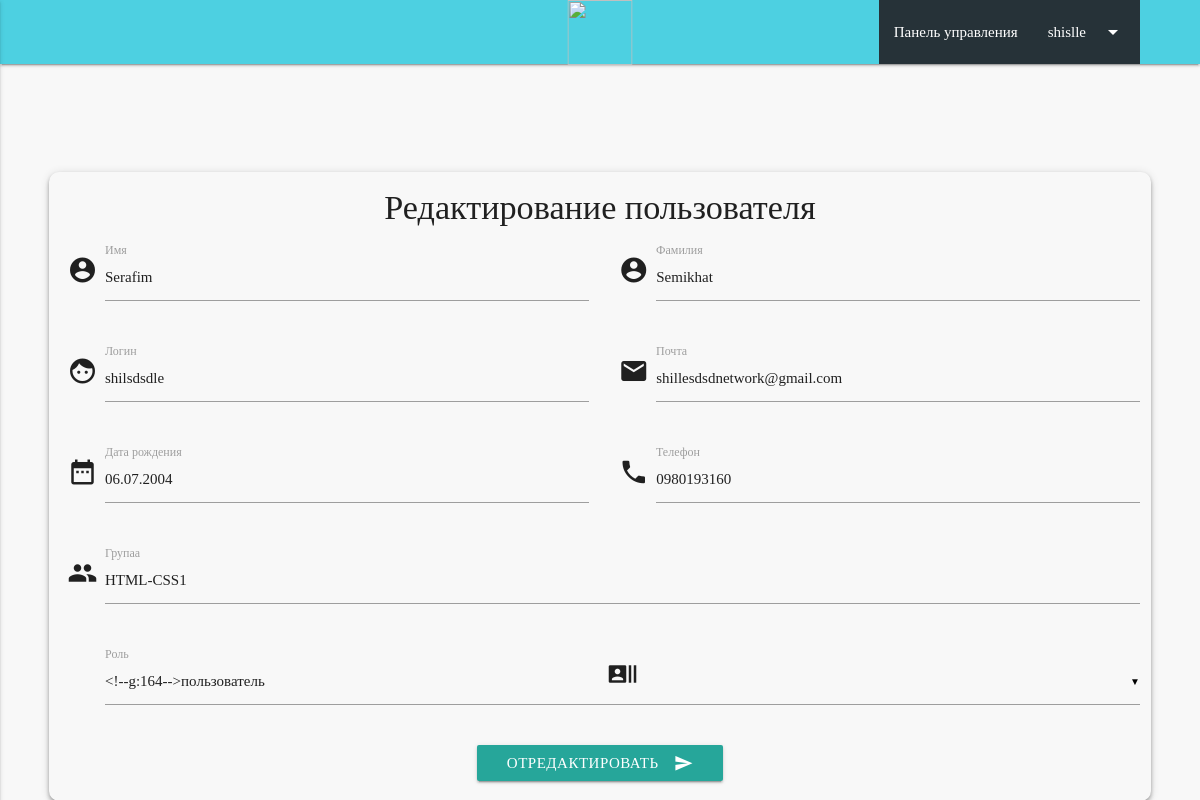
Page /edit/170 (signed in) on the committed database.
### tables this page shows
CREATE TABLE `users` (
  `id` int(11) NOT NULL,
  `login` varchar(255) NOT NULL,
  `password` varchar(255) NOT NULL,
  `name` varchar(255) DEFAULT NULL,
  `surname` varchar(255) NOT NULL,
  `birth_date` varchar(255) NOT NULL,
  `email` varchar(255) NOT NULL,
  `token` text NOT NULL,
  `verefy` int(11) NOT NULL,
  `tel` varchar(255) NOT NULL,
  `registration_date` date NOT NULL,
  `group_id` varchar(255) NOT NULL DEFAULT 'Отсутствует',
  `role_id` int(11) NOT NULL
);

### app/Connection.php (called while the page is built, shortened)
<?php
class Connection
{
    private static $instance;
    private $connection;
    private function __construct()
    {
        $this->connection = new mysqli(self::SERVER_NAME, self::USERNAME, self::PASSWORD, self::DB_NAME);
        $this->connection->set_charset("utf8");
    }
    public static function getInstance()
    {
        if (!self::$instance) {
            self::$instance = new Connection();
        }
        return self::$instance;
    }
    public function query($sql) {
        return $this->connection->query($sql);
    }
}

### app/UserObject.php (called while the page is built, shortened)
<?php
class UserObject extends AbstractModel{
    function query($sql)
    {
        return Connection::getInstance()->query($sql);
    }
    public function getElementsTable($row_table,$id)
    {
        $getGroup =  $this->query("SELECT `$row_table` FROM `users` WHERE id='$id'");
        $row_ass = $getGroup->fetch_assoc();
        return $row_ass[$row_table];
    }
}

### app/Admin.php (called while the page is built, shortened)
<?php
class Admin extends UserObject {
    public function getId($id) {
        return $this->query("SELECT * FROM `users` WHERE id='$id'");
    }
}

### resources/views/account/edit/edit.php (the view, shortened to what this page needs)
<?php
$admin = new Admin();
$id = $_SESSION['user'][0];
$id_edit = $_GET['id'];
$sql_edit = $admin->getId($id_edit);
$result_sql = $sql_edit->fetch_row();
$login = $result_sql[1];
$name = $result_sql[3];
$surname = $result_sql[4];
$date = $result_sql[5];
$email = $result_sql[6];
$phone = $result_sql[9];
$group = $result_sql[11];
?>
<?php if($admin->getElementsTable('role_id',$id) == 3):?>
    <?php require "../../layouts/adminnav-edit.php"; ?>
    <div class="container center-align">
        <div class="row background-reg z-depth-2">
            <form action="../edit-update" method="post" class="col s12">
                <h4>Редактирование пользователя</h4>
                <div class="row">
                    <div class="input-field col s6">
                        <i class="material-icons prefix">account_circle</i>
                        <input id="first_name" name="name" type="text" value="<?php echo $name ?>" class="validate" required>
                        <label for="first_name">Имя</label>
                    </div>
                    <div class="input-field col s6">
                        <i class="material-icons prefix">account_circle</i>
                        <input id="last_name" name="surname" type="text" value="<?php echo $surname ?>" class="validate" required>
                        <label for="last_name">Фамилия</label>
                    </div>
                </div>
                <div class="row">
                    <div class="input-field col s6">
                        <i class="material-icons prefix">face</i>
                        <input id="login" name="login" type="text" class="validate" value="<?php echo $login ?>" required>
                        <label for="login">Логин</label>
                    </div>
                    <div class="input-field col s6">
                        <i class="material-icons prefix">email</i>
                        <input id="email" name="email" type="email" value="<?php echo $email ?>" class="validate" required>
                        <label for="email">Почта</label>
                    </div>
                </div>
                <div class="row">
                    <div class="input-field col s6">
                        <i class="material-icons prefix">date_range</i>
                        <input type="text" name="date" class="validate" value="<?php echo $date ?>" placeholder="00.00.0000" required>
                        <label for="date">Дата рождения</label>
                    </div>
                    <div class="input-field col s6">
                        <i class="material-icons prefix">phone</i>
                        <input id="phone" type="text" name="phone" class="validate" value="<?php echo $phone ?>" placeholder="+380" required>
                        <label for="phone">Телефон</label>
                    </div>
                </div>
                <div class="row">
                    <div class="input-field col s12">
                        <i class="material-icons prefix">group</i>
                        <input id="group" name="group" type="text" value="<?php echo $group ?>" class="validate" required>
                        <label for="group">Групаа</label>
                    </div>
                </div>
                <div class="row">
                    <div class="input-field col s12">
                        <i class="material-icons prefix">recent_actors</i>
                        <label>Роль</label>
                    </div>
                </div>
                <div class="row">
                    <div class="col s12">
                        <button class="btn waves-effect waves-light" type="submit" name="action">отредактировать
                            <i class="material-icons right">send</i>
                        </button>
                    </div>
                </div>
            </form>
        </div>
    </div>
<?php endif; ?>

### public/css/style.css (style rules this page uses)
html { font-family: Calibri; height: 100%; }
body { background-color: #f8f8f8; }
.background-reg { border-radius: 10px; margin-top: 10%; margin-bottom: 100px; }

### rows in the picture
users: name "Serafim", surname "Semikhat", login "shilsdsdle", email "shillesdsdnetwork@gmail.com", date "06.07.2004", phone "0980193160", group "HTML-CSS1"

### other values in the picture
$_SESSION['user'][1] "shislle"
